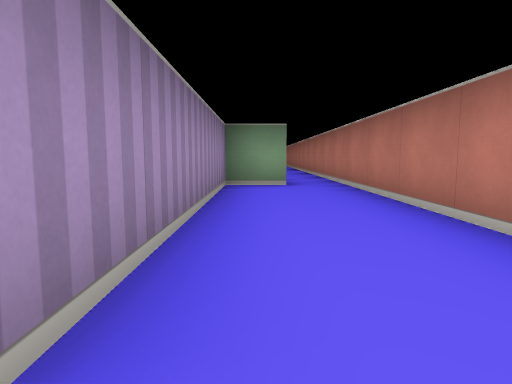
View 1 (above)

21 first-person views from a walk through a cub3D level. The camera is about half as high as the walls, tilts 6° down and sees 75° across. The floor is counted in squares. Each view is taken from the middle of a square. On the plan, view 1 faces up. The plan holds only what a view shows up to about 9 squares ahead; the rest is blank.

View 2
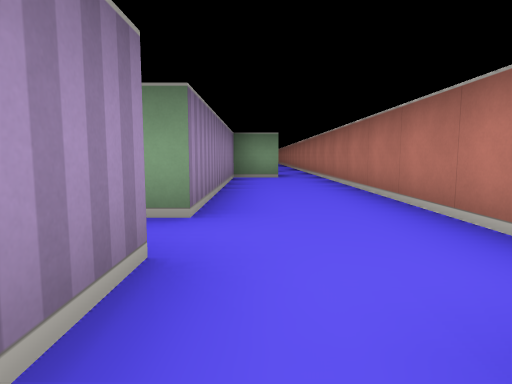

View 3
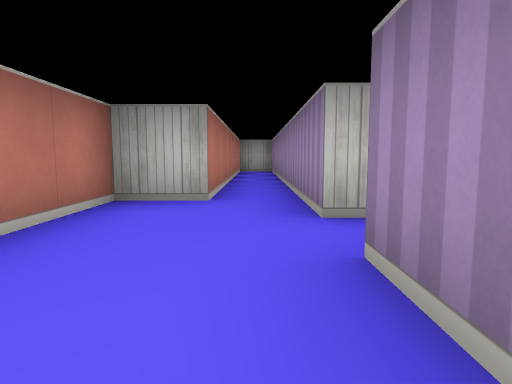

View 4
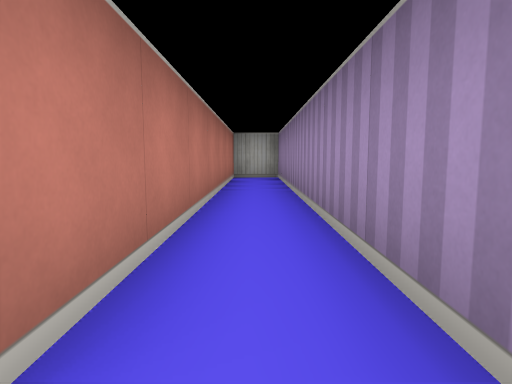

View 5
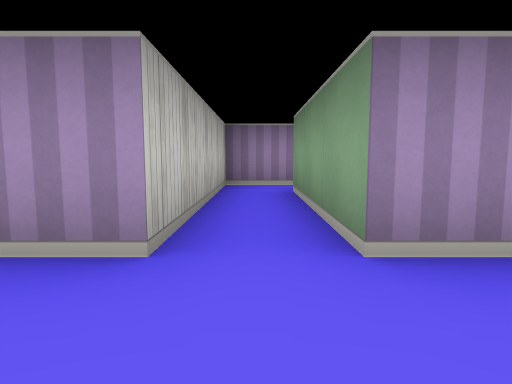

View 6
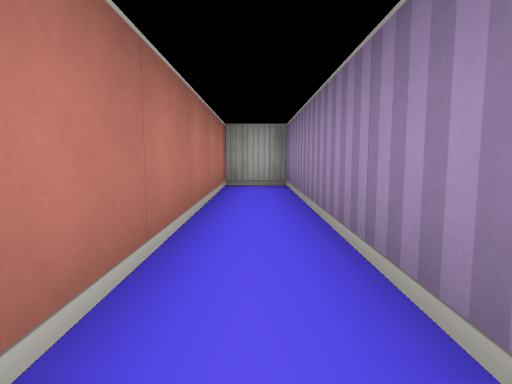

View 7
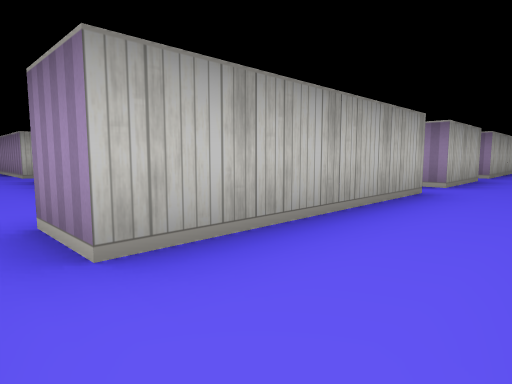

View 8
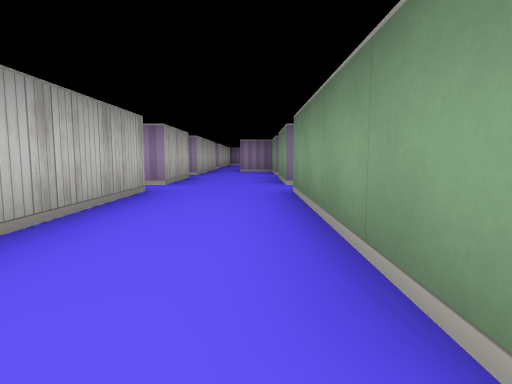

View 9
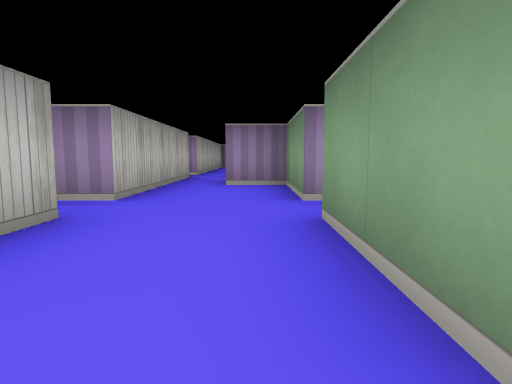

View 10
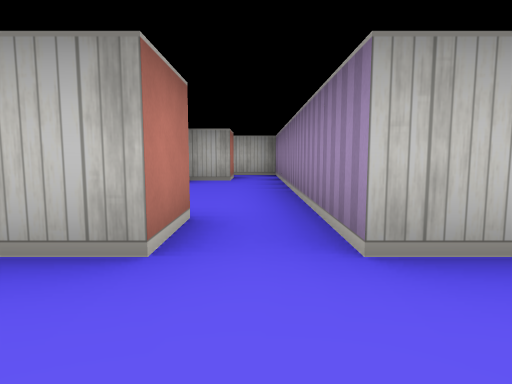

View 11
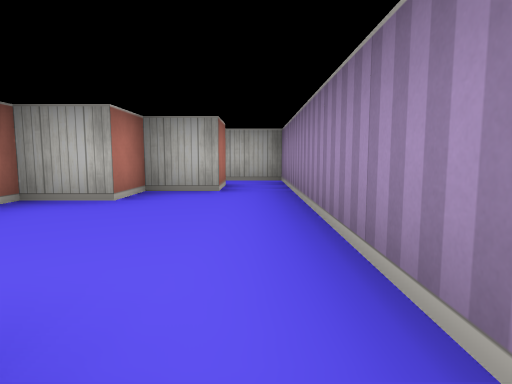

View 12
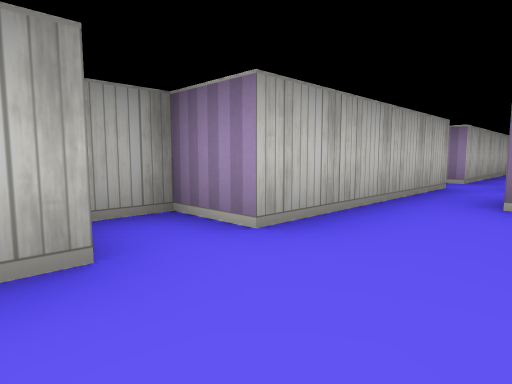

View 13
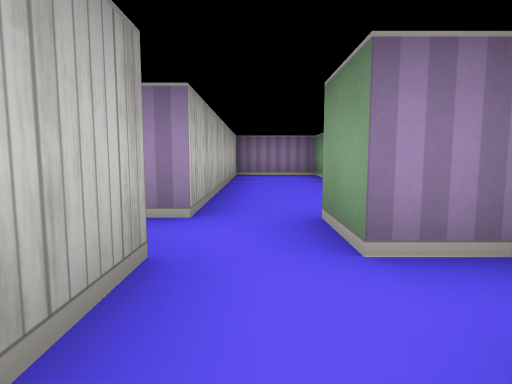

View 14
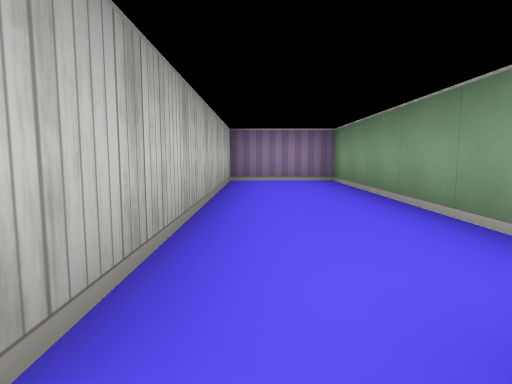

View 15
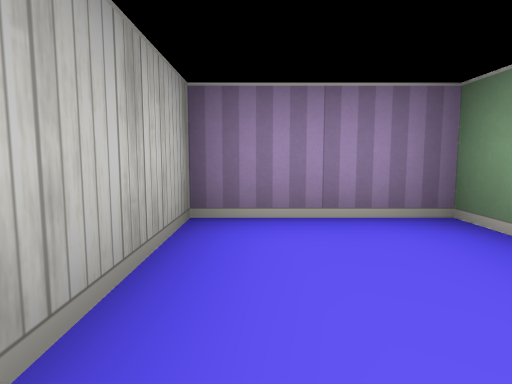

View 16
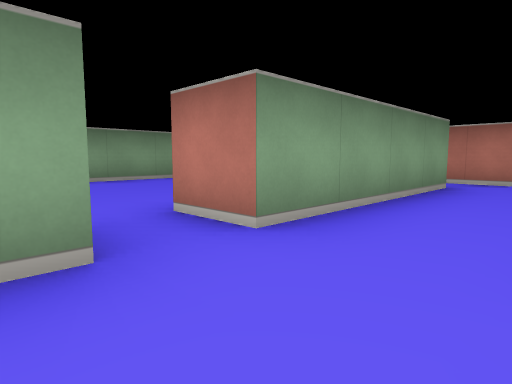

View 17
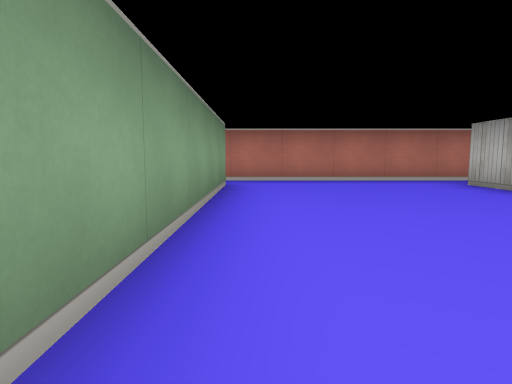

View 18
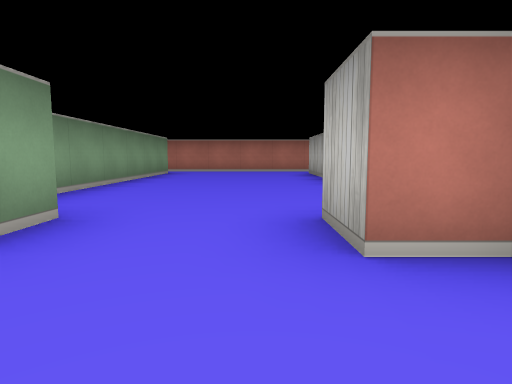

View 19
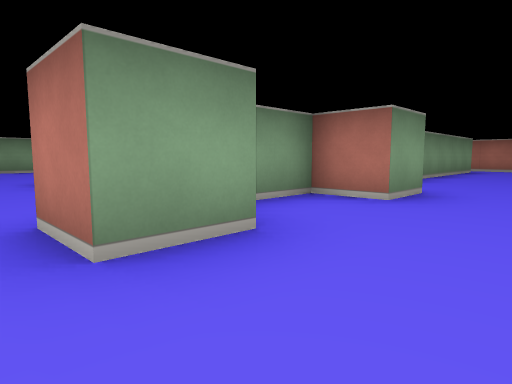

View 20
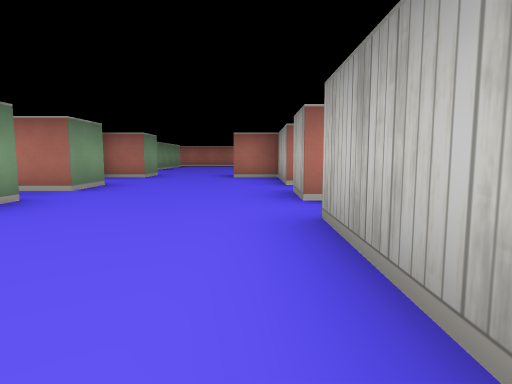

View 21
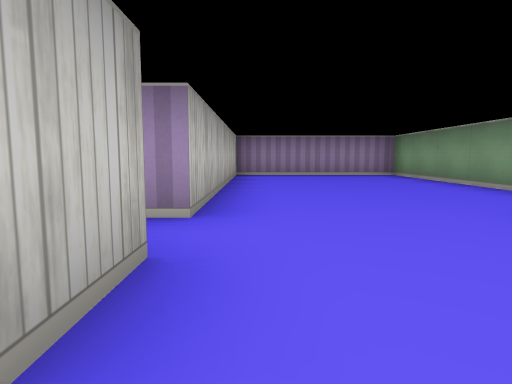

### Floor plan
Ten units are one square. View 1 is at (0, 0); x grows to the right and y downward. Boxes are objects, and circles mark ways between rooms. Rooms are numbered by the first view taken in them; rooms with no view inside come last. Other rooms are left out.
<svg viewBox="-190 -141 210 231">
<path fill="none" stroke="#000" d="M-45 -5 -45 5 -5 5 -5 85 5 85 5 15 15 15 15 -54M5 -55 -5 -55 -5 -5 -35 -5M-44 -85 -65 -85M-66 -65 -45 -65 -45 -55M-35 -55 -35 -65 5 -65 5 -55M-75 -85 -95 -85 -95 -75M5 -85 -35 -85 -35 -95M-115 -65 -75 -65 -75 -55 -68 -55M-115 -75 -125 -75M15 -54 15 -94M-135 -65 -125 -65 -125 -61M-139 -85 -185 -85 -185 -65 -135 -65M-15 -95 5 -95M-64 -125 -75 -125M5 -135 -49 -135M-75 -105 -65 -105M-75 -135 -85 -135M15 -94 15 -136M-115 -95 -105 -95M-145 -135 -185 -135 -185 -95 -125 -95 -125 -91M-95 -95 -75 -95 -75 -105M-95 -125 -105 -125M-75 -125 -75 -135M-35 -5 -35 -15 -25 -15 -25 -25 -15 -25M-45 -55 -45 -5"/>
<circle cx="10" cy="-60" r="3" fill="#2a7"/>
<circle cx="-40" cy="0" r="3" fill="#2a7"/>
<circle cx="-130" cy="-70" r="3" fill="#2a7"/>
<circle cx="-40" cy="-90" r="3" fill="#2a7"/>
<circle cx="10" cy="-90" r="3" fill="#2a7"/>
<circle cx="-40" cy="-60" r="3" fill="#2a7"/>
<circle cx="-75" cy="-115" r="3" fill="#2a7"/>
<text x="0" y="0">1</text>
<text x="-50" y="-70">2</text>
<text x="-160" y="-80">3</text>
<text x="-30" y="-120">4</text>
<text x="-130" y="-110">5</text>
<text x="-30" y="-30">6</text>
</svg>
Room 1 opens to room 2. Room 1 opens to room 6. Room 2 opens to room 3. Room 2 opens to room 4. Room 2 opens to room 6. Room 4 opens to room 5.

Where each view was taken, in squares from view 1:
view 1: 0 up, 0 right, facing up
view 2: 2 down, 0 right, facing up
view 3: 2 up, 0 right, facing down
view 4: 1 down, 0 right, facing down
view 5: 0 up, 1 right, facing left
view 6: 3 down, 0 right, facing down
view 7: 8 up, 1 right, facing down-left
view 8: 8 up, 1 right, facing left
view 9: 8 up, 4 left, facing left
view 10: 8 up, 4 left, facing down
view 11: 6 up, 4 left, facing down
view 12: 8 up, 6 left, facing down-left
view 13: 7 up, 10 left, facing left
view 14: 7 up, 12 left, facing left
view 15: 7 up, 16 left, facing left
view 16: 7 up, 5 left, facing up-right
view 17: 13 up, 5 left, facing right
view 18: 11 up, 9 left, facing right
view 19: 11 up, 11 left, facing up-right
view 20: 10 up, 15 left, facing right
view 21: 10 up, 10 left, facing left
